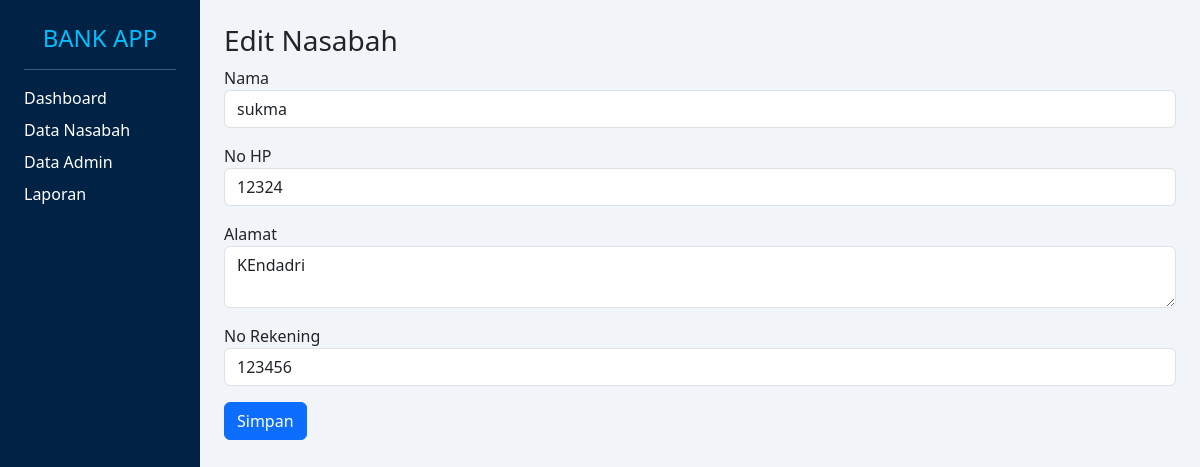
The page /view_admin/nasabah/nasabah_edit.php?id=8 on the database its author committed.
### tables this page shows
CREATE TABLE `nasabah` (
  `id_nasabah` int NOT NULL,
  `nama_nasabah` varchar(50) NOT NULL,
  `no_hp_nasabah` varchar(15) NOT NULL,
  `alamat_nasabah` varchar(255) NOT NULL,
  `no_rek_nasabah` int NOT NULL,
  `password_nasabah` varchar(100) NOT NULL,
  `saldo` double NOT NULL
);

### view_admin/nasabah/nasabah_edit.php (the view, shortened to what this page needs)
<?php
include 'header.php';
include '../../include/config.php';
$id = $_GET['id'];
$data = mysqli_fetch_assoc(mysqli_query($conn, "SELECT * FROM nasabah WHERE id_nasabah='$id'"));
?>
<div class="col-md-10 p-4">
    <h3>Edit Nasabah</h3>
    <form method="POST">
        <div class="mb-3">
            <label>Nama</label>
            <input type="text" name="nama" class="form-control" value="<?= $data['nama_nasabah'] ?>" required>
        </div>
        <div class="mb-3">
            <label>No HP</label>
            <input type="text" name="no_hp" class="form-control" value="<?= $data['no_hp_nasabah'] ?>" required>
        </div>
        <div class="mb-3">
            <label>Alamat</label>
            <textarea name="alamat" class="form-control"><?= $data['alamat_nasabah'] ?></textarea>
        </div>
        <div class="mb-3">
            <label>No Rekening</label>
            <input type="text" name="no_rek" class="form-control" value="<?= $data['no_rek_nasabah'] ?>" required>
        </div>
        <button type="submit" name="update" class="btn btn-primary">Simpan</button>
    </form>
</div>

### view_admin/nasabah/header.php (style rules this page uses)
body { background-color: #f1f4f9; }

### rows shown on the page
nasabah: nama "sukma", no_hp "12324", alamat "KEndadri", no_rek "123456"
